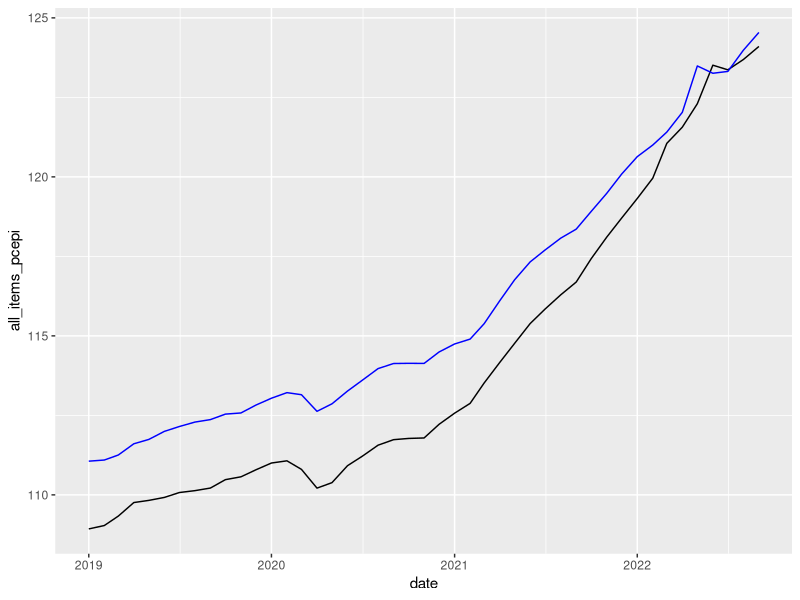

Write the R code that produced this figure.
## ---- chunk 1
library(tidyverse)
library(readr)
## ---- chunk 2

ppi_data_raw <- read_csv("raw_data/1_PCE PI All Items and Core 2020-Sept 2022/Data-Table 1.csv", 
     col_types = cols(...1 = col_date(format = "%Y-%m-%d"), 
         `All Items PCE PI...2` = col_number(), 
        `Core PCE PI...3` = col_number(), 
         `All Items PCE PI...4` = col_number(), 
         `Core PCE PI...5` = col_number(), 
         `All Items PCE PI Month` = col_number(), 
         `Core PCE PI Month` = col_number(), 
         `All Items Annual` = col_number(), 
         `Core PCE Annual` = col_number())) %>%
  rename(date=...1,
         all_items_x12=`All Items PCE PI...2`,
         core_x12 = `Core PCE PI...3`,
         all_items_pcepi = `All Items PCE PI...4`,
         core_items_pcepi = `Core PCE PI...5`,
         all_items_monthly = `All Items PCE PI Month`,
         core_items_monthly = `Core PCE PI Month`,
         all_items_annual = `All Items Annual`,
         core_annual = `Core PCE Annual`)
## ---- chunk 3
summary(ppi_data_raw)
names(ppi_data_raw)
## ---- chunk 4
ggplot(data=ppi_data_raw)+
  geom_line(aes(x=date, y = all_items_pcepi))+
  geom_line(aes(x=date, y = core_items_pcepi),
            color= "blue")
